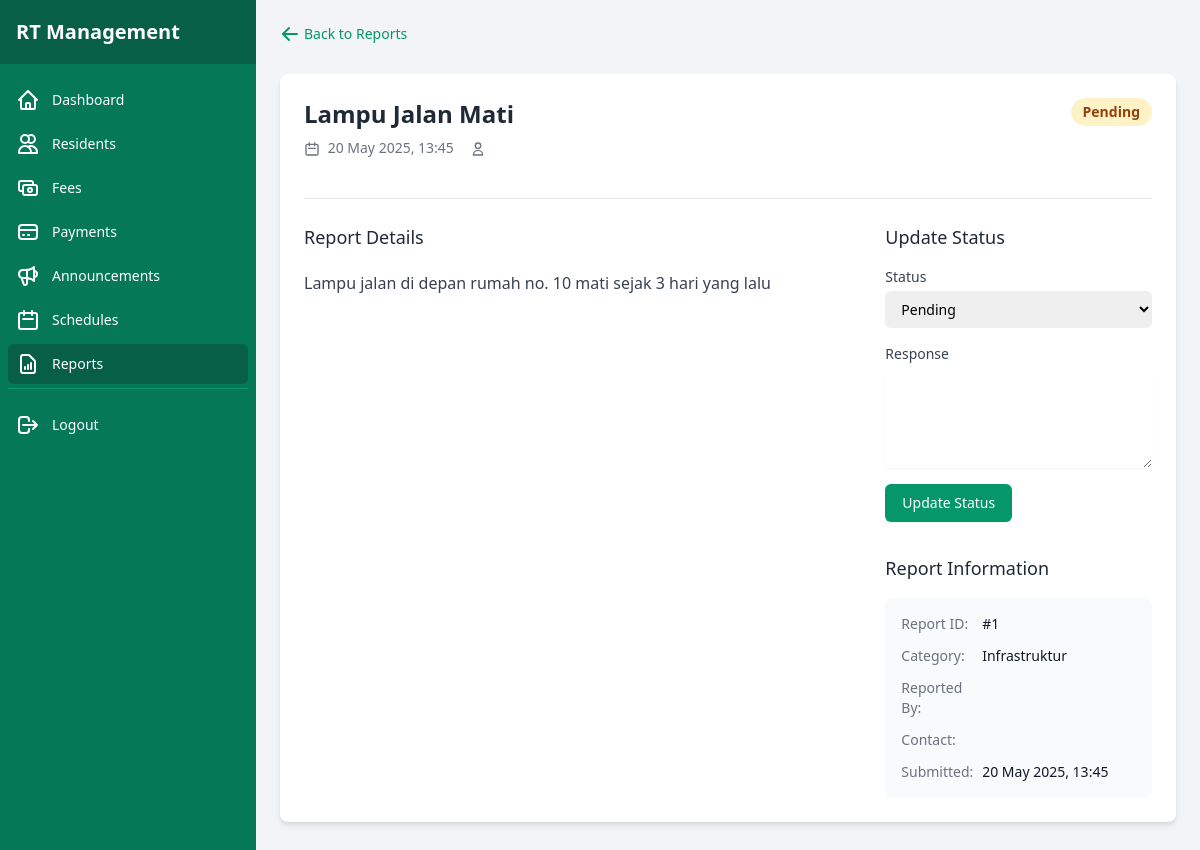
Page /admin/report/view/1 (signed in) on the committed database.
### tables this page shows
CREATE TABLE IF NOT EXISTS reports (
    id INT AUTO_INCREMENT PRIMARY KEY,
    user_id INT NOT NULL,
    title VARCHAR(200) NOT NULL,
    description TEXT NOT NULL,
    category VARCHAR(50) NOT NULL,
    image VARCHAR(255),
    status ENUM('pending', 'in_progress', 'resolved', 'rejected') NOT NULL DEFAULT 'pending',
    admin_response TEXT,
    created_at DATETIME DEFAULT CURRENT_TIMESTAMP,
    updated_at DATETIME ON UPDATE CURRENT_TIMESTAMP,
    FOREIGN KEY (user_id) REFERENCES users(id) ON DELETE CASCADE
);

### app/views/admin/view_report.php (the view, shortened to what the rows shown need)
<?php require_once __DIR__ . '/../components/admin_header.php'; ?>
<div class="flex h-screen bg-gray-100">
    <?php require_once __DIR__ . '/../components/admin_sidebar.php'; ?>
    <div class="flex-1 overflow-auto">
        <main class="p-6">
            <div class="mb-6">
                <a href="/admin/reports" class="inline-flex items-center text-sm text-green-600 hover:text-green-800">
                    <svg xmlns="http://www.w3.org/2000/svg" class="h-5 w-5 mr-1" viewBox="0 0 20 20" fill="currentColor">
                        <path fill-rule="evenodd" d="M9.707 16.707a1 1 0 01-1.414 0l-6-6a1 1 0 010-1.414l6-6a1 1 0 011.414 1.414L5.414 9H17a1 1 0 110 2H5.414l4.293 4.293a1 1 0 010 1.414z" clip-rule="evenodd" />
                    </svg>
                    Back to Reports
                </a>
            </div>
            <div class="bg-white rounded-lg shadow-md overflow-hidden mb-6">
                <div class="p-6">
                    <div class="flex justify-between items-start">
                        <div>
                            <h1 class="text-2xl font-bold text-gray-800 mb-2"><?php echo htmlspecialchars($report['title'] ?? ''); ?></h1>
                            <div class="flex items-center text-sm text-gray-500 mb-4">
                                <span class="mr-4">
                                    <svg xmlns="http://www.w3.org/2000/svg" class="h-4 w-4 inline mr-1" fill="none" viewBox="0 0 24 24" stroke="currentColor">
                                        <path stroke-linecap="round" stroke-linejoin="round" stroke-width="2" d="M8 7V3m8 4V3m-9 8h10M5 21h14a2 2 0 002-2V7a2 2 0 00-2-2H5a2 2 0 00-2 2v12a2 2 0 002 2z" />
                                    </svg>
                                    <?php echo date('d M Y, H:i', strtotime($report['created_at'] ?? '')); ?>
                                </span>
                                <span>
                                    <svg xmlns="http://www.w3.org/2000/svg" class="h-4 w-4 inline mr-1" fill="none" viewBox="0 0 24 24" stroke="currentColor">
                                        <path stroke-linecap="round" stroke-linejoin="round" stroke-width="2" d="M16 7a4 4 0 11-8 0 4 4 0 018 0zM12 14a7 7 0 00-7 7h14a7 7 0 00-7-7z" />
                                    </svg>
                                </span>
                            </div>
                        </div>
                        <div>
                            <?php
                                $statusClasses = [
                                    'pending' => 'bg-yellow-100 text-yellow-800',
                                    'in_progress' => 'bg-blue-100 text-blue-800',
                                    'resolved' => 'bg-green-100 text-green-800',
                                    'rejected' => 'bg-red-100 text-red-800'
                                ];
                                $statusLabels = [
                                    'pending' => 'Pending',
                                    'in_progress' => 'In Progress',
                                    'resolved' => 'Resolved',
                                    'rejected' => 'Rejected'
                                ];
                                $statusClass = $statusClasses[$report['status'] ?? ''] ?? 'bg-gray-100 text-gray-800';
                                $statusLabel = $statusLabels[$report['status'] ?? ''] ?? ucfirst($report['status'] ?? '');
                            ?>
                            <span class="px-3 py-1 inline-flex text-sm leading-5 font-semibold rounded-full <?php echo $statusClass; ?>">
                                <?php echo $statusLabel; ?>
                            </span>
                        </div>
                    </div>
                    <div class="border-t border-gray-200 mt-6 pt-6">
                        <div class="grid grid-cols-1 md:grid-cols-3 gap-6">
                            <div class="md:col-span-2">
                                <h2 class="text-lg font-medium text-gray-800 mb-4">Report Details</h2>
                                <div class="prose max-w-none">
                                    <p><?php echo nl2br(htmlspecialchars($report['description'] ?? '')); ?></p>
                                </div>
                            </div>
                            <div>
                                <h2 class="text-lg font-medium text-gray-800 mb-4">Update Status</h2>
                                <form action="/admin/report/status/<?php echo $report['id']; ?>" method="POST" class="space-y-4">
                                    <div>
                                        <label for="status" class="block text-sm font-medium text-gray-700 mb-1">Status</label>
                                        <select id="status" name="status" class="mt-1 block w-full pl-3 pr-10 py-2 text-base border-gray-300 focus:outline-none focus:ring-green-500 focus:border-green-500 sm:text-sm rounded-md">
                                            <option value="pending" <?php echo ($report['status'] ?? '') === 'pending' ? 'selected' : ''; ?>>Pending</option>
                                        </select>
                                    </div>
                                    <div>
                                        <label for="response" class="block text-sm font-medium text-gray-700 mb-1">Response</label>
                                        <textarea id="response" name="response" rows="5" class="mt-1 block w-full border-gray-300 rounded-md shadow-sm focus:ring-green-500 focus:border-green-500 sm:text-sm"><?php echo htmlspecialchars($report['admin_response'] ?? ''); ?></textarea>
                                    </div>
                                    <div>
                                        <button type="submit" class="inline-flex justify-center py-2 px-4 border border-transparent shadow-sm text-sm font-medium rounded-md text-white bg-green-600 hover:bg-green-700 focus:outline-none focus:ring-2 focus:ring-offset-2 focus:ring-green-500">
                                            Update Status
                                        </button>
                                    </div>
                                </form>
                                <div class="mt-8">
                                    <h2 class="text-lg font-medium text-gray-800 mb-4">Report Information</h2>
                                    <div class="bg-gray-50 rounded-lg p-4">
                                        <dl class="space-y-3 text-sm">
                                            <div class="grid grid-cols-3 gap-2">
                                                <dt class="font-medium text-gray-500">Report ID:</dt>
                                                <dd class="col-span-2 text-gray-900">#<?php echo $report['id']; ?></dd>
                                            </div>
                                            <div class="grid grid-cols-3 gap-2">
                                                <dt class="font-medium text-gray-500">Category:</dt>
                                                <dd class="col-span-2 text-gray-900">
                                                    <?php
                                                        $categoryLabels = [
                                                            'infrastructure' => 'Infrastructure',
                                                            'security' => 'Security',
                                                            'environment' => 'Environment',
                                                            'noise' => 'Noise',
                                                            'other' => 'Other'
                                                        ];
                                                        echo $categoryLabels[$report['category'] ?? ''] ?? ucfirst($report['category'] ?? '');
                                                    ?>
                                                </dd>
                                            </div>
                                            <div class="grid grid-cols-3 gap-2">
                                                <dt class="font-medium text-gray-500">Reported By:</dt>
                                                <dd class="col-span-2 text-gray-900"><?php echo htmlspecialchars($report['resident_name'] ?? ''); ?></dd>
                                            </div>
                                            <div class="grid grid-cols-3 gap-2">
                                                <dt class="font-medium text-gray-500">Contact:</dt>
                                                <dd class="col-span-2 text-gray-900"><?php echo htmlspecialchars($report['resident_email'] ?? ''); ?></dd>
                                            </div>
                                            <div class="grid grid-cols-3 gap-2">
                                                <dt class="font-medium text-gray-500">Submitted:</dt>
                                                <dd class="col-span-2 text-gray-900"><?php echo date('d M Y, H:i', strtotime($report['created_at'] ?? '')); ?></dd>
                                            </div>
                                        </dl>
                                    </div>
                                </div>
                            </div>
                        </div>
                    </div>
                </div>
            </div>
        </main>
    </div>
</div>
<?php require_once __DIR__ . '/../components/admin_footer.php'; ?>

### routes/web.php (shortened to what the rows shown need)
<?php
class Router {
    private static $routes = [];
    public static function register($method, $url, $controller, $action) {
        self::$routes[] = [
            'method' => $method,
            'url' => $url,
            'controller' => $controller,
            'action' => $action
        ];
    }
    public static function route($url) {
        $method = $_SERVER['REQUEST_METHOD'];
        foreach (self::$routes as $route) {
            $pattern = self::convertRouteToRegex($route['url']);
            if ($route['method'] == $method && preg_match($pattern, $url, $matches)) {
                array_shift($matches);
                $controller = new $controllerName();
                call_user_func_array([$controller, $route['action']], $matches);
                return;
            }
        }
    }
    private static function convertRouteToRegex($route) {
        $route = preg_replace('/\:([a-zA-Z0-9]+)/', '([^/]+)', $route);
        return '/^' . str_replace('/', '\/', $route) . '$/';
    }
}

### app/views/components/admin_sidebar.php (shortened to what the rows shown need)
<div class="hidden md:flex md:flex-shrink-0">
    <div class="flex flex-col w-64">
        <div class="flex flex-col h-0 flex-1 bg-green-700">
            <div class="flex items-center h-16 flex-shrink-0 px-4 bg-green-800">
                <h1 class="text-xl font-bold text-white">RT Management</h1>
            </div>
            <div class="flex-1 flex flex-col overflow-y-auto">
                <nav class="flex-1 px-2 py-4 space-y-1">
                    <a href="/admin/dashboard" class="<?php echo strpos($_SERVER['REQUEST_URI'], '/admin/dashboard') === 0 ? 'bg-green-800' : 'hover:bg-green-600'; ?> text-white group flex items-center px-2 py-2 text-sm font-medium rounded-md">
                        Dashboard
                    </a>
                    <a href="/admin/residents" class="<?php echo strpos($_SERVER['REQUEST_URI'], '/admin/resident') === 0 ? 'bg-green-800' : 'hover:bg-green-600'; ?> text-white group flex items-center px-2 py-2 text-sm font-medium rounded-md">
                        <svg xmlns="http://www.w3.org/2000/svg" class="mr-3 h-6 w-6" fill="none" viewBox="0 0 24 24" stroke="currentColor">
                            <path stroke-linecap="round" stroke-linejoin="round" stroke-width="2" d="M12 4.354a4 4 0 110 5.292M15 21H3v-1a6 6 0 0112 0v1zm0 0h6v-1a6 6 0 00-9-5.197M13 7a4 4 0 11-8 0 4 4 0 018 0z" />
                        </svg>
                        Residents
                    </a>
                    <a href="/admin/fees" class="<?php echo strpos($_SERVER['REQUEST_URI'], '/admin/fee') === 0 ? 'bg-green-800' : 'hover:bg-green-600'; ?> text-white group flex items-center px-2 py-2 text-sm font-medium rounded-md">
                        Fees
                    </a>
                    <a href="/admin/payments" class="<?php echo strpos($_SERVER['REQUEST_URI'], '/admin/payment') === 0 ? 'bg-green-800' : 'hover:bg-green-600'; ?> text-white group flex items-center px-2 py-2 text-sm font-medium rounded-md">
                        <svg xmlns="http://www.w3.org/2000/svg" class="mr-3 h-6 w-6" fill="none" viewBox="0 0 24 24" stroke="currentColor">
                            <path stroke-linecap="round" stroke-linejoin="round" stroke-width="2" d="M3 10h18M7 15h1m4 0h1m-7 4h12a3 3 0 003-3V8a3 3 0 00-3-3H6a3 3 0 00-3 3v8a3 3 0 003 3z" />
                        </svg>
                        Payments
                    </a>
                    <a href="/admin/announcements" class="<?php echo strpos($_SERVER['REQUEST_URI'], '/admin/announcement') === 0 ? 'bg-green-800' : 'hover:bg-green-600'; ?> text-white group flex items-center px-2 py-2 text-sm font-medium rounded-md">
                        Announcements
                    </a>
                    <a href="/admin/schedules" class="<?php echo strpos($_SERVER['REQUEST_URI'], '/admin/schedule') === 0 ? 'bg-green-800' : 'hover:bg-green-600'; ?> text-white group flex items-center px-2 py-2 text-sm font-medium rounded-md">
                        <svg xmlns="http://www.w3.org/2000/svg" class="mr-3 h-6 w-6" fill="none" viewBox="0 0 24 24" stroke="currentColor">
                            <path stroke-linecap="round" stroke-linejoin="round" stroke-width="2" d="M8 7V3m8 4V3m-9 8h10M5 21h14a2 2 0 002-2V7a2 2 0 00-2-2H5a2 2 0 00-2 2v12a2 2 0 002 2z" />
                        </svg>
                        Schedules
                    </a>
                    <a href="/admin/reports" class="<?php echo strpos($_SERVER['REQUEST_URI'], '/admin/report') === 0 ? 'bg-green-800' : 'hover:bg-green-600'; ?> text-white group flex items-center px-2 py-2 text-sm font-medium rounded-md">
                        Reports
                    </a>
                    <div class="pt-4 mt-4 border-t border-green-600">
                        <a href="/logout" class="text-white hover:bg-green-600 group flex items-center px-2 py-2 text-sm font-medium rounded-md">
                            <svg xmlns="http://www.w3.org/2000/svg" class="mr-3 h-6 w-6" fill="none" viewBox="0 0 24 24" stroke="currentColor">
                                <path stroke-linecap="round" stroke-linejoin="round" stroke-width="2" d="M17 16l4-4m0 0l-4-4m4 4H7m6 4v1a3 3 0 01-3 3H6a3 3 0 01-3-3V7a3 3 0 013-3h4a3 3 0 013 3v1" />
                            </svg>
                            Logout
                        </a>
                    </div>
                </nav>
            </div>
        </div>
    </div>
</div>

### rows in the picture
reports: title "Lampu Jalan Mati", created_at "20 May 2025, 13:45", status "Pending", description "Lampu jalan di depan rumah no. 10 mati sejak 3 hari yang lalu", id "1", category "Infrastruktur"
